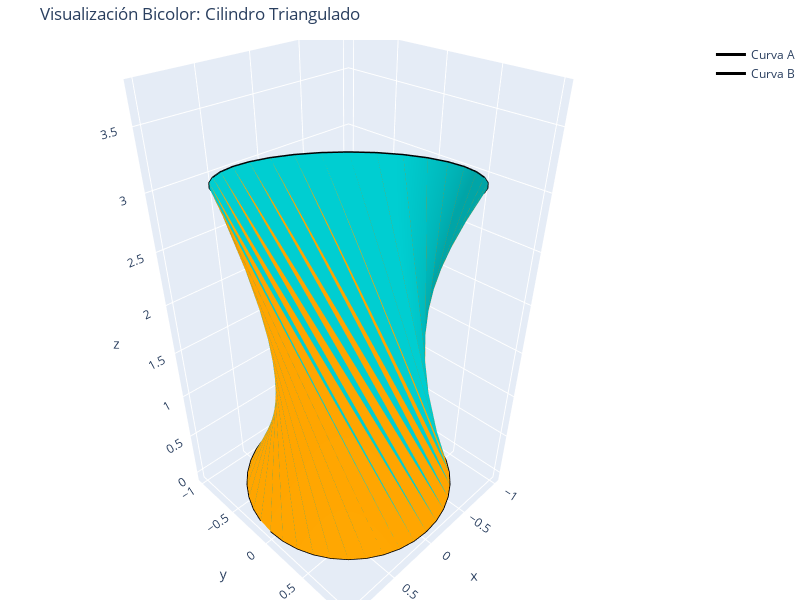

Here is the notebook cell this chart was saved with:
### Code cell
# Generación de datos
N = 40 # Menos puntos para ver mejor los triángulos individuales
t = np.linspace(0, 2*np.pi, N, endpoint=False)

# Círculo base
c1 = np.column_stack((np.cos(t), np.sin(t), np.zeros_like(t)))

# Elipse inclinada
z_ellipse = 3 + 0.5*np.cos(t) + 0.5*np.sin(t)
c2 = np.column_stack((np.cos(t), np.sin(t), z_ellipse))

plot_interactive_dual_color(c1, c2, "Visualización Bicolor: Cilindro Triangulado")
